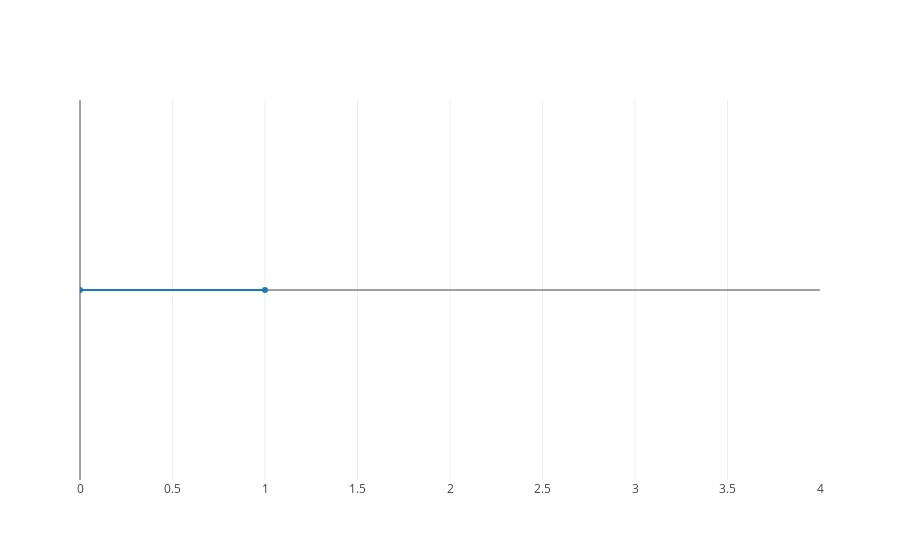

Notebook code for this chart:
### Markdown cell above
A mathematician would view this as:

### Code cell
trace = vector_trace([1])
trace

### Figure 1 — Plotly figure (JSON) as saved in the notebook; plotly's stock layout.template omitted (floating-point values rounded to 4 significant figures)
{"data": [{"mode": "lines+markers", "name": "", "text": "", "type": "scatter", "uid": "b03d9e5f-b155-4bab-9b9c-e66e65373b20", "x": [0, 1], "y": [0, 0]}], "layout": {"autosize": true, "xaxis": {"range": [0, 4], "type": "linear"}, "yaxis": {"range": [-0.5, 0.5], "showgrid": false, "showline": false, "showticklabels": false, "ticks": "", "type": "linear", "zeroline": true}}}
